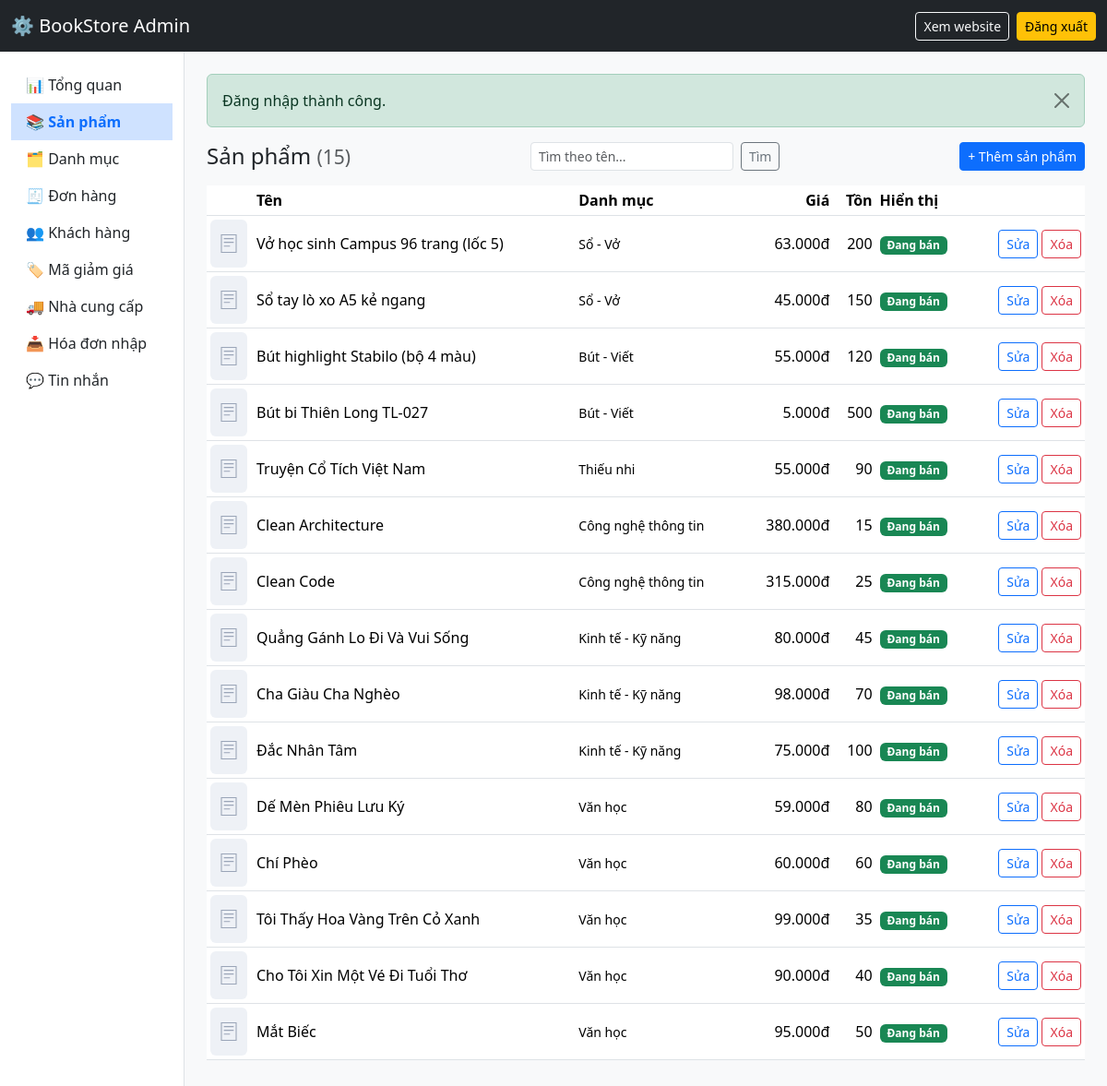
The page /admin/san-pham (signed in) on the database its author committed.
### tables this page shows
CREATE TABLE products (
    id            INT UNSIGNED AUTO_INCREMENT PRIMARY KEY,
    category_id   INT UNSIGNED NOT NULL,
    publisher_id  INT UNSIGNED NULL,                     
    type          ENUM('book','stationery') NOT NULL DEFAULT 'book',
    name          VARCHAR(200) NOT NULL,
    slug          VARCHAR(220) NOT NULL UNIQUE,
    description   TEXT NULL,
    price         DECIMAL(12,0) NOT NULL,                
    sale_price    DECIMAL(12,0) NULL,                    
    stock         INT UNSIGNED NOT NULL DEFAULT 0,       
    image         VARCHAR(255) NULL,
    pages         SMALLINT UNSIGNED NULL,                
    publish_year  YEAR NULL,
    sold_count    INT UNSIGNED NOT NULL DEFAULT 0,       
    is_active     TINYINT(1) NOT NULL DEFAULT 1,
    created_at    TIMESTAMP NOT NULL DEFAULT CURRENT_TIMESTAMP,
    CONSTRAINT fk_prod_cat FOREIGN KEY (category_id)  REFERENCES categories(id),
    CONSTRAINT fk_prod_pub FOREIGN KEY (publisher_id) REFERENCES publishers(id) ON DELETE SET NULL,
    INDEX idx_prod_cat (category_id),
    INDEX idx_prod_pub (publisher_id),
    INDEX idx_prod_price (price),
    FULLTEXT INDEX ft_prod_name (name)                   
);

CREATE TABLE categories (
    id          INT UNSIGNED AUTO_INCREMENT PRIMARY KEY,
    parent_id   INT UNSIGNED NULL,                       
    name        VARCHAR(100) NOT NULL,
    slug        VARCHAR(120) NOT NULL UNIQUE,            
    description VARCHAR(255) NULL,
    CONSTRAINT fk_cat_parent FOREIGN KEY (parent_id) REFERENCES categories(id) ON DELETE SET NULL
);

### app/core/Controller.php (called while the page is built, shortened)
<?php
abstract class Controller
{
    protected function render(string $view, array $data = [], string $layout = 'main'): void
    {
        extract($data);
        require APP_PATH . "/views/$view.php";
    }
}

### app/controllers/AdminController.php (called while the page is built, shortened)
<?php
abstract class AdminController extends Controller
{
    protected function view(string $view, array $data = []): void
    {
        $this->render($view, $data, 'admin');
    }
}

### app/controllers/AdminProductController.php (called while the page is built, shortened)
<?php
class AdminProductController extends AdminController
{
    public function index(): void
    {
        $q = trim($_GET['q'] ?? '');
        $this->view('admin/products/index', ['title' => 'Sản phẩm', 'q' => $q, 'products' => (new ProductManager())->list($q)]);
    }
}

### public/index.php (called while the page is built, shortened)
<?php
$config = require ROOT_PATH . '/config/config.php';
spl_autoload_register(function (string $class) {
    foreach (['core', 'controllers', 'models'] as $dir) {
        $file = APP_PATH . "/$dir/$class.php";
        if (is_file($file)) { require $file; return; }
    }
});
require APP_PATH . '/core/helpers.php';
$router = new Router();
$router->dispatch($_SERVER['REQUEST_METHOD'], $_SERVER['REQUEST_URI']);

### app/core/helpers.php (called while the page is built, shortened)
<?php
function e($value): string
{
    return htmlspecialchars((string)$value, ENT_QUOTES, 'UTF-8');
}
function url(string $path = ''): string
{
    return BASE_URL . '/' . ltrim($path, '/');
}
function asset(string $path): string
{
    return BASE_URL . '/public/assets/' . ltrim($path, '/');
}
function money($n): string
{
    return number_format((float)$n, 0, ',', '.') . 'đ';
}
function product_image(array $p): string
{
    $file = 'products/' . ($p['image'] ?? '');
    return asset('img/placeholder.svg');
}

### app/core/Model.php (called while the page is built, shortened)
<?php
abstract class Model
{
    public function __construct()
    {
        $this->db = Database::getConnection();
    }
}

### config/config.php (called while the page is built)
<?php
return [
    'app_name' => 'BookStore - Sách & Văn phòng phẩm',
    'db' => [
        'host'    => 'localhost',
        'name'    => 'bookstore',
        'user'    => 'root',
        'pass'    => '',
        'charset' => 'utf8mb4',
    ],
    'vnpay' => [
        'tmn_code'    => '',
        'hash_secret' => '',
        'pay_url'     => 'https://sandbox.vnpayment.vn/paymentv2/vpcpay.html',
    ],
];

### app/core/Database.php (called while the page is built)
<?php
class Database
{
    private static ?PDO $instance = null;
    public static function getConnection(): PDO
    {
        if (self::$instance === null) {
            global $config;
            $c = $config['db'];
            $dsn = "mysql:host={$c['host']};dbname={$c['name']};charset={$c['charset']}";
            self::$instance = new PDO($dsn, $c['user'], $c['pass'], [
                PDO::ATTR_ERRMODE            => PDO::ERRMODE_EXCEPTION,
                PDO::ATTR_DEFAULT_FETCH_MODE => PDO::FETCH_ASSOC,
                PDO::ATTR_EMULATE_PREPARES   => false,
            ]);
        }
        return self::$instance;
    }
}

### app/models/ProductManager.php (called while the page is built, shortened)
<?php
class ProductManager extends Model
{
    public function list(string $q = ''): array
    {
        $sql = "SELECT p.*, c.name AS category_name FROM products p JOIN categories c ON c.id = p.category_id";
        $args = [];
        $st = $this->db->prepare($sql . " ORDER BY p.id DESC");
        $st->execute($args);
        return $st->fetchAll();
    }
}

### app/views/admin/products/index.php (the view)
<div class="d-flex justify-content-between align-items-center mb-3 flex-wrap gap-2">
    <h1 class="h4 mb-0">Sản phẩm <small class="text-muted">(<?= count($products) ?>)</small></h1>
    <form class="d-flex gap-2" method="get">
        <input name="q" class="form-control form-control-sm" placeholder="Tìm theo tên..." value="<?= e($q) ?>">
        <button class="btn btn-outline-secondary btn-sm">Tìm</button>
    </form>
    <a href="<?= url('/admin/san-pham/them') ?>" class="btn btn-primary btn-sm">+ Thêm sản phẩm</a>
</div>
<div class="table-responsive"><table class="table table-sm table-hover align-middle bg-white">
    <thead><tr><th></th><th>Tên</th><th>Danh mục</th><th class="text-end">Giá</th><th class="text-end">Tồn</th><th>Hiển thị</th><th></th></tr></thead>
    <tbody>
    <?php foreach ($products as $p): ?>
        <tr>
            <td style="width:50px"><img src="<?= e(product_image($p)) ?>" width="40" height="52" class="object-fit-cover rounded" alt=""></td>
            <td><?= e($p['name']) ?></td>
            <td class="small"><?= e($p['category_name']) ?></td>
            <td class="text-end"><?= money($p['sale_price'] ?? $p['price']) ?></td>
            <td class="text-end"><?= (int)$p['stock'] ?></td>
            <td><?= $p['is_active'] ? '<span class="badge text-bg-success">Đang bán</span>' : '<span class="badge text-bg-secondary">Ẩn</span>' ?></td>
            <td class="text-end text-nowrap">
                <a href="<?= url('/admin/san-pham/' . $p['id'] . '/sua') ?>" class="btn btn-sm btn-outline-primary">Sửa</a>
                <form method="post" action="<?= url('/admin/san-pham/' . $p['id'] . '/xoa') ?>" class="d-inline" onsubmit="return confirm('Xóa sản phẩm này?')">
                    <?= csrf_field() ?><button class="btn btn-sm btn-outline-danger">Xóa</button>
                </form>
            </td>
        </tr>
    <?php endforeach; ?>
    </tbody>
</table></div>

### app/core/Router.php (shortened to what this page needs)
<?php
class Router
{
    private array $routes = [];
    private function add(string $method, string $path, string $handler): void
    {
        $regex = preg_replace('#\{(\w+)\}#', '(?P<$1>[^/]+)', $path);
        $this->routes[] = [$method, '#^' . $regex . '$#', $handler];
    }
    public function dispatch(string $method, string $uri): void
    {
        $path = parse_url($uri, PHP_URL_PATH);
        $path = preg_replace('#^' . preg_quote(BASE_URL, '#') . '(/public)?#', '', $path);
        $path = '/' . trim($path, '/');
        foreach ($this->routes as [$routeMethod, $regex, $handler]) {
            if ($routeMethod === $method && preg_match($regex, $path, $matches)) {
                $params = array_filter($matches, 'is_string', ARRAY_FILTER_USE_KEY);
                [$controllerName, $action] = explode('@', $handler);
                (new $controllerName())->$action(...array_values($params));
                return;
            }
        }
    }
}

### public/assets/css/style.css (style rules this page uses)
.object-fit-cover { object-fit: cover; }

### rows shown on the page
products: name "Vở học sinh Campus 96 trang (lốc 5)", category.name "Sổ - Vở", sale_price "63.000đ", stock "200", is_active "Đang bán"
products: name "Sổ tay lò xo A5 kẻ ngang", category.name "Sổ - Vở", money($p['sale_price'] ?? $p['price']) "45.000đ", stock "150", is_active "Đang bán"
products: name "Bút highlight Stabilo (bộ 4 màu)", category.name "Bút - Viết", sale_price "55.000đ", stock "120", is_active "Đang bán"
products: name "Bút bi Thiên Long TL-027", category.name "Bút - Viết", money($p['sale_price'] ?? $p['price']) "5.000đ", stock "500", is_active "Đang bán"
products: name "Truyện Cổ Tích Việt Nam", category.name "Thiếu nhi", money($p['sale_price'] ?? $p['price']) "55.000đ", stock "90", is_active "Đang bán"
products: name "Clean Architecture", category.name "Công nghệ thông tin", money($p['sale_price'] ?? $p['price']) "380.000đ", stock "15", is_active "Đang bán"
products: name "Clean Code", category.name "Công nghệ thông tin", sale_price "315.000đ", stock "25", is_active "Đang bán"
products: name "Quẳng Gánh Lo Đi Và Vui Sống", category.name "Kinh tế - Kỹ năng", money($p['sale_price'] ?? $p['price']) "80.000đ", stock "45", is_active "Đang bán"
products: name "Cha Giàu Cha Nghèo", category.name "Kinh tế - Kỹ năng", money($p['sale_price'] ?? $p['price']) "98.000đ", stock "70", is_active "Đang bán"
products: name "Đắc Nhân Tâm", category.name "Kinh tế - Kỹ năng", sale_price "75.000đ", stock "100", is_active "Đang bán"
products: name "Dế Mèn Phiêu Lưu Ký", category.name "Văn học", sale_price "59.000đ", stock "80", is_active "Đang bán"
products: name "Chí Phèo", category.name "Văn học", money($p['sale_price'] ?? $p['price']) "60.000đ", stock "60", is_active "Đang bán"
products: name "Tôi Thấy Hoa Vàng Trên Cỏ Xanh", category.name "Văn học", sale_price "99.000đ", stock "35", is_active "Đang bán"
products: name "Cho Tôi Xin Một Vé Đi Tuổi Thơ", category.name "Văn học", money($p['sale_price'] ?? $p['price']) "90.000đ", stock "40", is_active "Đang bán"
products: name "Mắt Biếc", category.name "Văn học", sale_price "95.000đ", stock "50", is_active "Đang bán"

### other values the page prints
$label "📊 Tổng quan"
$label "📚 Sản phẩm"
$label "🗂 Danh mục"
$label "🧾 Đơn hàng"
$label "👥 Khách hàng"
$label "🏷 Mã giảm giá"
$label "🚚 Nhà cung cấp"
$label "📥 Hóa đơn nhập"
$f['message'] "Đăng nhập thành công."
